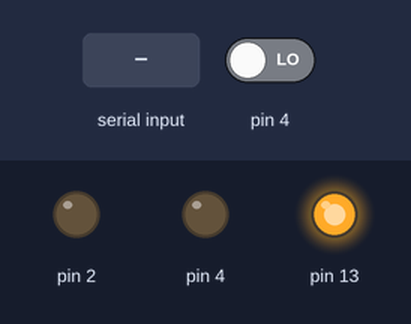
Bench run of a sketch on a simulated Arduino Uno, built with avr-gcc and run on an emulated ATmega328P. Shown: output pins drawn as LEDs (lit = HIGH). The test bench sets the inputs (shaded band); at power-on: pin 4 LOW. What the sketch prints to the serial monitor is not drawn.

Above: at 1.2 s.
1.3 s: ":\n" received over Serial
At 1.9 s:
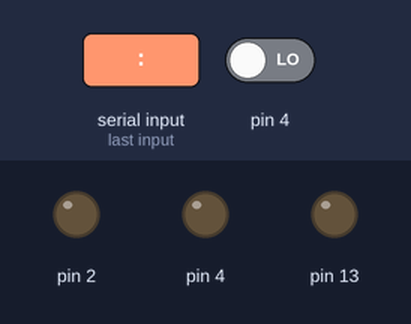
2.8 s: byte 88 ('X') received over Serial
At 3.89 s:
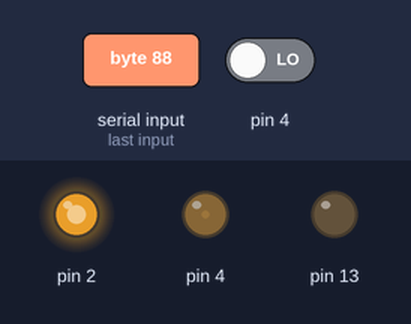
5.8 s: pin 4 driven HIGH
8.8 s: pin 4 driven LOW
11.8 s: byte 82 ('R') received over Serial
At 13.3 s:
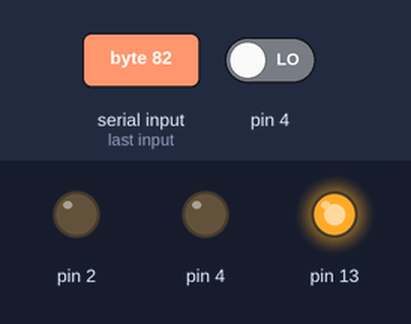
13.9 s: "0\n" received over Serial
At 15.1 s:
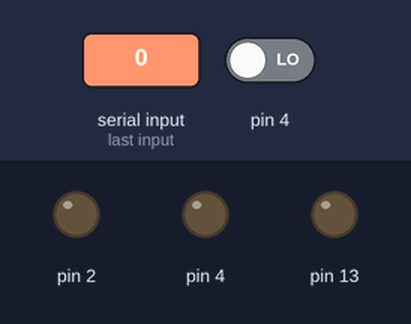
Timing chart, 0 to 16.4 s (numbered marks = the images above; inputs shaded):
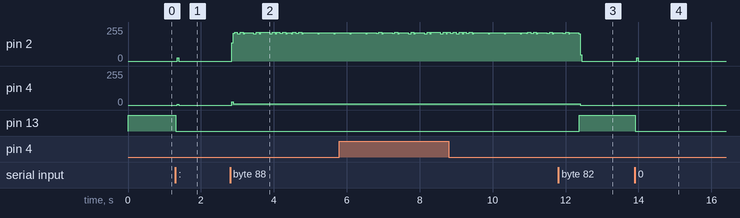

The sketch:

PIC16_Programmer.ino
```cpp
// ATMega328p docs: http://ww1.microchip.com/downloads/en/DeviceDoc/Atmel-42735-8-bit-AVR-Microcontroller-ATmega328-328P_Datasheet.pdf
// PIC16F57 programming docs: http://ww1.microchip.com/downloads/en/DeviceDoc/41208C.pdf

// Design limits: 9600 baud transfer rate over pic serial protocol
// Meaning: clock speed of 9.6KHz.
// This gives us 1667 cycles (or 104us) between each clock edge
// to use for computation and whatever else.
//
// Special NOTE: PIC16F57 is a 12-bit core. The ICSP protocol dictates that we write a total of
//   16 bits per write command (a start bit, a stop bit, and 14 data bits). It should be noted
//   that the 2 most-significant bits written are ignored by the chip (i.e. the last 2 bits).
//
//   Similarly, the read command has a similar format. From our perspective, the 2 most significant
//   bits returned are ignored values.

#define SERIAL_CLOCK_PORT 2
#define SERIAL_DATA_PORT 4

unsigned short input_data = 0;
// TODO: Need to make some adjustments to allow for full memory programming. Perhaps a stream-based approach is best here
// Max size to fit on PIC16F57:
// 0x000 : 0x7ff = 2048 words for address space
// 0x800 : 0x803 = 4 words for user ids
// 0xfff         = 1 word for configuration
// ------------------------------------
//               = 2053 total words
//               = 2053 * 12 bits / word = 24,636 bits
//               = 24,636 / 8 bits / byte = 3079 bytes minimally.
//               = 2053 * 2 bytes (i.e. 16 bits/byte) = 4106 16-bit short types (with wasted high bytes) for simplest approach.
// Arduino uno has 2048 bytes of dynamic memory. As a result, storing full programs in memory is _not_ an option.
// Instead, we should have a streaming serial buffer (that communicates with arduino) when arduino needs more data.
unsigned short program_data[256] = { 0 };
unsigned validWords = 0;
unsigned writtenWords = 0;
// Max line length:
//  2 + 4 + 2 + 255*2 + 2 = 520
unsigned char program_line[520] = { 0 };
unsigned short lineBytes = 0;
short baseAddress = 0;

bool thold2 = false;
bool loaded = false;
bool bulkErased = false;
bool eraseDelay = false;
bool tprog = false;
bool tdis = false;

bool isDumping = false;
bool isProgramming = false;
bool start = false;
bool initialInc = false;
bool failed = false;
bool done = false;
// Upon entering programming mode, currentAddress == 0xfff based on docs.
short currentAddress = 0xfff;

unsigned long debounce = 0;
int currentStep = 0;

enum MODE {
  WRITE,
  BEGIN_PROG,
  END_PROG,
  INC_ADDR,
  READ,
  RESET_PC,
  DUMP
};

// TODO: Write configuration word before increment.
MODE mode = WRITE;

inline void mclr(unsigned sig) {
  if (sig == HIGH) {
    analogWrite(13, 0);
  } else {
    digitalWrite(13, HIGH);
  }
}

inline bool is_clock_low() {
  return !(PORTD & _BV(SERIAL_CLOCK_PORT));
}

// True when bit flipped to high
inline bool clock_tick() {
  if (!is_clock_low()) {
    PORTD &= ~_BV(SERIAL_CLOCK_PORT);
    return false;
  }
  PORTD |= _BV(SERIAL_CLOCK_PORT);
  return true;
}

inline void clock_low() {
  PORTD &= _BV(SERIAL_CLOCK_PORT);
}

inline void data_low() {
  PORTD &= ~_BV(SERIAL_DATA_PORT);
}

inline void data_high() {
  PORTD |= _BV(SERIAL_DATA_PORT);
}

inline void waitClockPeriod() {
  delayMicroseconds(52);
}

void setup() {
  // Enable pins 2 & 4 as output. Pin 2 is clock, pin 4 is data.
  DDRD = 0x14;
  pinMode(13, OUTPUT);
  digitalWrite(13, HIGH);
  Serial.begin(9600);
  // Zero out program_data
  for (unsigned i = 0 ; i < sizeof(program_data) / sizeof(short) ; ++i) {
    program_data[i] = 0;
  }
}

void loop() {
//  mclr(HIGH);
//  return;
  if (failed | done) {
    start = false;
  }
  if (!start && is_clock_low()) {
    checkAndToggleStart();
    PORTD &= ~(_BV(SERIAL_DATA_PORT) | _BV(SERIAL_CLOCK_PORT));
  } else if (clock_tick()) {
    // TODO: The control flow should be done here rather than in the global. The actions should
    //       return a bool as to whether or not their actions have completed.
    if (!initialInc) {
      incrementAddress();
//      Serial.write(0x06);
//      writeShort(currentAddress);
    } else if (!bulkErased) {
      bulkErase(); // Disable code protection
//      exitProgrammingMode();
//      enterProgrammingMode(); // Re-enter programming mode.
    } else {
      switch (mode) {
        case WRITE:
          doWrite();
          break;
        case BEGIN_PROG:
          beginProgramming();
          break;
        case END_PROG:
          endProgramming();
          break;
        case INC_ADDR:
//        mode = WRITE;
          incrementAddress();
          break;
        case READ:
          doRead();
          break;
        case RESET_PC:
          resetPC();
          break;
        case DUMP:
          dumpData();
          break;
      }
    }
  } else {
    if (tprog) {
      tprog = false;
      tdis = false;
      thold2 = false;
      // Ensure we're holding clock low if necessary
      delay(2); // Min delay is 2ms
    } else if (tdis) {
      tdis = false;
      thold2 = false;
      tprog = false;
      // Ensure we're holding clock low if necessary
      delayMicroseconds(100); // minimum 100us delay required
    } else if (thold2) {
      // Mislabled. thold2 = tdly2. 1us delay.
      thold2 = false;
      delayMicroseconds(1);
    } else if (eraseDelay) {
      eraseDelay = false;
      bulkErased = true;
      // Ensure we're holding clock low if necessary
      clock_low();
      delay(10); // at least 10 ms delay for bulk erase
    }
  }
  // Kill the remaining cycles to get to roughly 9.6KHz frequency
  waitClockPeriod();
}

inline void parseLine() {
  // Hex file is in intel hex format:
  // https://en.wikipedia.org/wiki/Intel_HEX
  unsigned char numBytes = (program_line[0] << 4) | program_line[1];
  unsigned short address = ((program_line[2] << 12) | (program_line[3] << 8) | (program_line[4] << 4) | program_line[5]);
  unsigned char recordType = (program_line[6] << 4) | program_line[7];
  unsigned char checksum = (program_line[lineBytes - 2] << 4) | program_line[lineBytes - 1];
  unsigned calculatedChecksum = numBytes + (address & 0xff) + ((address & 0xff00) >> 8) + recordType;
  int idx = 0;
//  for (unsigned int i = 0, iter = 0 ; i < 2 * numBytes ; i += 2, iter = ((iter + 1) % 3)) {
//    //    int idx = (i / 2);
//    // Data bytes start at byte offset 8
//    // Data word for PIC16F57 is 12-bytes.
//    unsigned char topNybble = program_line[8 + i];
//    unsigned char botNybble = program_line[8 + i + 1];
//    // This is a bit painful... But we're processing here to make tx easier. This is a product of a 12-bit word:
//    switch (iter) {
//      case 0:
//        program_data[idx] = (topNybble << 8) | (botNybble << 4);
//        break;
//      case 1:
//        program_data[idx] |= topNybble;
//        idx++;
//        program_data[idx] = (botNybble << 8);
//        break;
//      case 2:
//        program_data[idx] |= (topNybble << 4) | botNybble;
//        idx++;
//        break;
//    }
//    // Take the low 12 bits
//    program_data[idx] &= 0xfff;
//    calculatedChecksum += ((topNybble << 4) | botNybble) & 0xff;
//    // Remember the number of valid bytes (based on the index)
//    validWords = idx + 1;
//  }
  for (unsigned int i = 0, iter = 0 ; i < 2 * numBytes ; i += 4) {
    //    int idx = (i / 2);
    int idx = i / 4;
    // Data bytes start at byte offset 8
    // Data word for PIC16F57 is 12-bytes.
    // NOTE: Words are stored with LOWER BYTE FIRST.
    unsigned char topNybble = program_line[8 + i];
    unsigned char botNybble = program_line[8 + i + 1];
    unsigned char upperTNybble = program_line[8 + i + 2];
    unsigned char upperBNybble = program_line[8 + i + 3];
    unsigned char lowerByte = (topNybble << 4) | botNybble;
    unsigned char upperByte = (upperTNybble << 4) | upperBNybble;
    // Take the low 12 bits
    program_data[idx] = ((upperByte << 8) | lowerByte) & 0xfff;
    calculatedChecksum += lowerByte + upperByte;
    // Remember the number of valid bytes (based on the index)
    validWords = idx + 1;
  }
  calculatedChecksum = ((~calculatedChecksum) + 1) & 0xff;
  // TODO: Hack.
  if ((address & 0xfff) == 0xffe) {
    // Configuration word?
    address = 0xfff;
  }
  baseAddress = address;
  if (calculatedChecksum != checksum) {
    Serial.write(0x04);
    Serial.write(checksum);
    Serial.write(calculatedChecksum);
    failed = true;
  }
  if (recordType == 0x01) {
    done = true;
    Serial.write(0x02);
  } else if (recordType == 0x04) {
    // 12 bit core... So these records can simply be ignored since the data represents the upper
    // 16 bits of an address line (we only have 12...)
  } else {
    writtenWords = 0;
    start = true;
    mode = WRITE;
    if (!isProgramming) {
      // TReset is 10ms. Make sure we wait.
      delay(10);
      enterProgrammingMode();
    }
    if (address == 0xfff) {
      // Write config word. just re-enter programming mode to reset counter
      exitProgrammingMode();
      enterProgrammingMode();
      initialInc = true;
    }
  }
}

inline void checkAndToggleStart() {
  static bool hasResetAfterDone = false;

  // NOTE: To start/stop send any signal over USB serial.
  if (failed) {
    if (Serial.available() > 0) {
      Serial.write(0x03); // Failure byte.
      while (Serial.available() > 0) {
        Serial.read(); // Throw away buffer bytes
      }
    }
    mclr(LOW);
    return;
  }
  if (done) {
    if (!hasResetAfterDone) {
      mclr(LOW);
      delay(20);
      mclr(HIGH);
      hasResetAfterDone = true;
    }
    return;
  }
  if (Serial.available() > 0) {
    char inByte;
    while (Serial.available() > 0) {
      // It's possible the controlling process has sent many ready responses.
      // Just in case, pop all of the consecutive 'R's off.
      inByte = Serial.read();
      if (inByte == 'R' && Serial.peek() == 'R') {
        continue;
      } else {
        break;
      }
    }
    // NOTE: Non-hex ASCII characters are ok for control signals (except :) since we're sending
    // the lines as ASCII characters and converting to their numeric representation.
    if (inByte == 'R') {
      // Controller said it's ready to send, let controller know we're also ready to receive.
      Serial.write(0x01);
      isProgramming = false;
//      exitProgrammingMode();
    } else if (inByte == 'X') {
      mode = DUMP;
      enterProgrammingMode();
      initialInc = bulkErased = start = true;
      return;
    } else if (inByte == ':') {
      lineBytes = 0;
    } else if (inByte == '\n' || inByte == '\r') {
      parseLine();
    } else if (inByte == ' ' || inByte == '\t') {
      // Skip.
    } else {
      char newByte[2] = { 0 };
      newByte[0] = inByte;
      program_line[lineBytes] = strtol(newByte, NULL, 16);
      lineBytes++;
    }
    if (inByte != 'R' && inByte != '\n' && inByte != '\r') {
      // Echo the byte back for verification
      Serial.write(inByte);
    }
    if (!start) {
      if (!isProgramming) {
        mclr(LOW);
      }
    } else {
      if (!done && !failed && isProgramming) {
        mclr(HIGH);
      } else if (done) {
        Serial.write(0x02); // Succes
        start = false;
      } else {
        start = false;
      }
    }
  } else if (!start && !isProgramming) {
    mclr(LOW);
  }
}

inline void enterProgrammingMode() {
  // Drive clock and data low to re-enter programming mode
  clock_low();
  data_low();
  // Drive MCLR low for 5 microseconds (transistor will disable)
  mclr(LOW);
  delayMicroseconds(5);
  mclr(HIGH);
  // Hold clock and data low for 5 microseconds
  delayMicroseconds(5);
  initialInc = false;
  currentAddress = 0xfff;
  isProgramming = true;
}

inline void bulkErase() {
  DDRD |= 0x10;
  if (currentStep == 0) {
    data_high();
  } else if (currentStep < 3) {
    data_low();
  } else if (currentStep == 3) {
    data_high();
  } else if (currentStep < 5) {
    data_low();
  } else {
    eraseDelay = true;
    currentStep = -1;
  }
  currentStep++;
}

inline void dumpData() {
  static bool hasDumped = false;
  static bool hasRead = false;
  static short reportedAddress = 0;
  // Everything has been dumped that's not code protected
  if (hasDumped && currentAddress == 0x404) {
    hasDumped = false;
    mode = WRITE;
    start = false;
    isDumping = false;
    Serial.write(0x08);
    return;
  }

  isDumping = true;

  // NOTE: We need to clean this code up... a lot...
  // But currentStep relies on the artifact that incAddr will update.. doh.
  if (!hasRead) {
    doRead();
    // Ick. Artifact :( write mode means it finished...
    if (mode == WRITE) {
      mode = DUMP;
      hasRead = true;
      hasDumped = true;
      reportedAddress = currentAddress;
    }
  } else {
    incrementAddress();
    if (mode == WRITE) {
      mode = DUMP;
      hasRead = false;
      clock_low(); // Hold clock low during transmission
      // Send back to controller
      Serial.write(0x07);
      sendShort(reportedAddress);
      sendShort(input_data);
    }
  }
}

// Write data to an address
inline void doWrite() {
  // Make sure pin 4 is output
  int currentIndex = writtenWords;
  DDRD |= 0x10;
  if (currentStep == 0) {
    // Make sure our address is in range to be written, otherwise increment towards it.
    // The final condition is to make sure we're writing the correct word.
    if (currentAddress != ((baseAddress + writtenWords) % 0x1000)) {
      if (writtenWords >= validWords) {
        // We're done writing bits sent from this line
        start = false;
        return;
      }
      incrementAddress();
      mode = INC_ADDR;
      return;
    }
    data_low();
  } else if (currentStep == 1) {
    data_high();
  } else if (currentStep < 4) {
    data_low();
  } else if (currentStep < 5) {
    data_low(); // don't care value
  } else if (currentStep == 5) {
    data_low(); // don't care value
    thold2 = true; // Hold clock signal low before start bit
  } else if (currentStep == 6) {
    // Start bit
    data_low();
  } else if (currentStep > 6 && currentStep < 21) {
    // Data bits.
    int checkBit = currentStep - 7;
    if (program_data[currentIndex] & (0x01 << checkBit)) {
      data_high();
    } else {
      data_low();
    }
  } else {
    // Stop bit
    data_low();
    currentStep = -1;
    mode = BEGIN_PROG;
  }
  currentStep++;
}

// Read data
inline void doRead() {
  // Make sure pin 4 is in read mode
  if (currentStep < 2) {
    DDRD |= 0x10; // Writeable data
    input_data = 0; // Reset input data
    data_low();
  } else if (currentStep == 2) {
    DDRD |= 0x10;
    data_high();
  } else if (currentStep < 5) {
    DDRD |= 0x10;
    data_low();
  } else if (currentStep == 5) {
    DDRD |= 0x10;
    data_low(); // don't care value
    DDRD &= ~0x10;
    thold2 = true; // Hold clock signal
  } else if (currentStep > 5 && currentStep < 21) {
    DDRD &= ~0x10; // Read pin 4
    // Ignore stop/start bits
    if (currentStep != 6 && currentStep != 20) {
      int value = PIND & 0x10;
      int checkBit = currentStep - 7;
      if (value) {
        input_data |= 0x01 << checkBit;
      }
    }
  } else {
    currentStep = -1;
    mode = WRITE;
    // Verify result - skip configuration word for now...
    if (!isDumping && input_data != program_data[writtenWords]) {
      writtenWords = 0;
      failed = true;
      Serial.write(0x05);
      writeShort(currentAddress);
      writeShort(baseAddress);
      Serial.write((currentAddress - baseAddress) & 0xff);
      writeShort(input_data);
      writeShort(program_data[currentAddress - baseAddress]);
    }
    // Keep track of the fact that we have successfully written a word
    writtenWords++;
  }
  currentStep++;
}

inline void writeShort(short value) {
  Serial.write((value & 0xf000) >> 12);
  Serial.write((value & 0x0f00) >> 8);
  Serial.write((value & 0x00f0) >> 4);
  Serial.write((value & 0x000f) >> 0);
}

// Enter programming mode
inline void beginProgramming() {
  DDRD |= 0x10;
  if (currentStep < 3) {
    data_low();
  } else if (currentStep == 3) {
    data_high();
  } else if (currentStep < 5) {
    data_low(); // Don't care
  } else if (currentStep == 5) {
    data_low(); // don't care
    tprog = true; // Hold clock cycle-- this time for tprog.
    currentStep = -1;
    mode = END_PROG;
  }
  currentStep++;
}

// End programming mode
inline void endProgramming() {
  DDRD |= 0x10;
  if (currentStep == 0) {
    data_low();
  } else if (currentStep < 5) {
    data_high();
  } else if (currentStep == 5) {
    data_low(); // don't care
    tdis = true; // Hold clock cycle-- this time for tprog.
    currentStep = -1;
    mode = READ;
  }
  currentStep++;
}

// Reset PC to base address
inline void resetPC() {
  if (currentAddress == baseAddress) {
    mode = WRITE;
    doWrite();
  } else {
    incrementAddress();
    mode = RESET_PC;
  }
}

inline void exitProgrammingMode() {
  mclr(LOW);
  delay(10);
}

inline void sendShort(short value) {
  writeShort(value);
}

// Increment PC address
inline void incrementAddress() {
  DDRD |= 0x10;
  if (currentStep == 0) {
    data_low();
  } else if (currentStep < 3) {
    data_high();
  } else if (currentStep < 5) {
    data_low();
  } else if (currentStep == 5) {
    data_low(); // don't care
    currentAddress++;
    // Programmer for PIC57 which is a 12-bit core. Rollover at max address.
    if (currentAddress > 0xfff) {
      currentAddress = 0;
    }

    // TODO: Remove this limit.
    // TODO: Should only program sections we know about.
    //    if (initialInc && currentAddress >= 0x400) {
    //      start = false;
    //      done = true;
    //      Serial.println("Programming completed successfully!");
    //    }

    thold2 = true; // Hold clock cycle-- this time for tprog.
    initialInc = true;
    currentStep = -1;
    // After inc, go to write mode
    mode = WRITE;
  }
  currentStep++;
}
```

Measured:
- after the input at 1.3 s, pin 2: 0/255 → 26/255 after 0.05 s, → 0/255 0.04 s later; pin 4: 0/255 → 6/255 after 0.05 s, → 0/255 0.04 s later; pin 13: HIGH → LOW at once
- after the input at 2.8 s, pin 4: 0/255 → 11/255 at once
- after the input at 11.8 s, pin 13: LOW → HIGH after 0.57 s
- after the input at 13.9 s, pin 2: 0/255 → 24/255 after 0.05 s, → 0/255 0.04 s later; pin 13: HIGH → LOW at once
